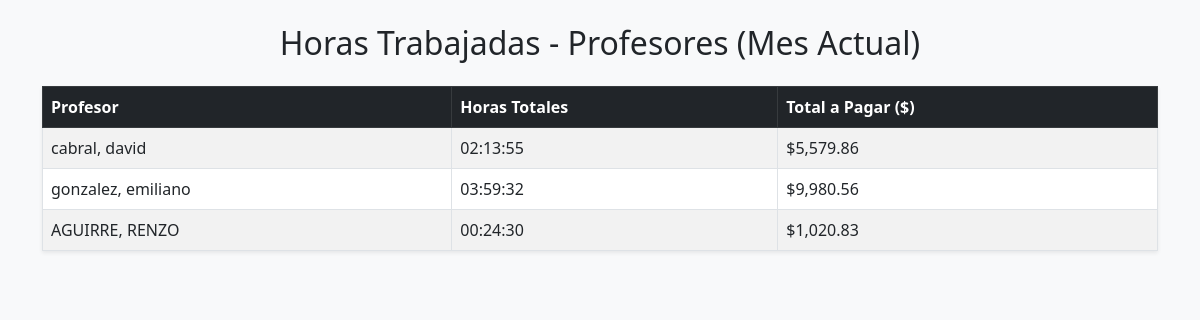
/reporte_profesores.php, run on the app's committed database.
### tables this page shows
CREATE TABLE `profesores` (
  `id` int(11) NOT NULL,
  `nombre` varchar(100) NOT NULL,
  `apellido` varchar(100) NOT NULL,
  `email` varchar(100) DEFAULT NULL,
  `telefono` varchar(50) DEFAULT NULL,
  `rfid_uid` varchar(100) DEFAULT NULL,
  `dni` varchar(20) DEFAULT NULL
);

### reporte_profesores.php (the view, shortened to what this page needs)
<?php
include 'conexion.php';
$consulta = $conexion->query("
  SELECT p.id, p.nombre, p.apellido,
    SEC_TO_TIME(SUM(TIMESTAMPDIFF(SECOND, i.hora_entrada, i.hora_salida))) AS total_tiempo,
    ROUND(SUM(TIMESTAMPDIFF(SECOND, i.hora_entrada, i.hora_salida)) / 3600 * 2500, 2) AS total_pagar
  FROM ingresos_profesores i
  JOIN profesores p ON i.profesor_id = p.id
  WHERE i.hora_entrada IS NOT NULL AND i.hora_salida IS NOT NULL
    AND MONTH(i.hora_entrada) = MONTH(CURRENT_DATE())
    AND YEAR(i.hora_entrada) = YEAR(CURRENT_DATE())
  GROUP BY p.id
");
?>
<!DOCTYPE html>
<html lang="es">
<head>
  <link rel="stylesheet" href="https://cdn.jsdelivr.net/npm/bootstrap@5.3.0/dist/css/bootstrap.min.css">
</head>
<body class="bg-light">
<div class="container mt-4">
  <h2 class="text-center mb-4">Horas Trabajadas - Profesores (Mes Actual)</h2>
  <table class="table table-bordered table-striped bg-white shadow-sm">
    <thead class="table-dark">
      <tr>
        <th>Profesor</th>
        <th>Horas Totales</th>
        <th>Total a Pagar ($)</th>
      </tr>
    </thead>
    <tbody>
      <?php while ($row = $consulta->fetch_assoc()): ?>
        <tr>
          <td><?= $row['apellido'] . ', ' . $row['nombre'] ?></td>
          <td><?= $row['total_tiempo'] ?></td>
          <td>$<?= number_format($row['total_pagar'], 2) ?></td>
        </tr>
      <?php endwhile; ?>
    </tbody>
  </table>
</div>
</body>
</html>

### data on the page
profesores: apellido "cabral", nombre "david", total_tiempo "02:13:55", total_pagar "5,579.86"
profesores: apellido "gonzalez", nombre "emiliano", total_tiempo "03:59:32", total_pagar "9,980.56"
profesores: apellido "AGUIRRE", nombre "RENZO", total_tiempo "00:24:30", total_pagar "1,020.83"
